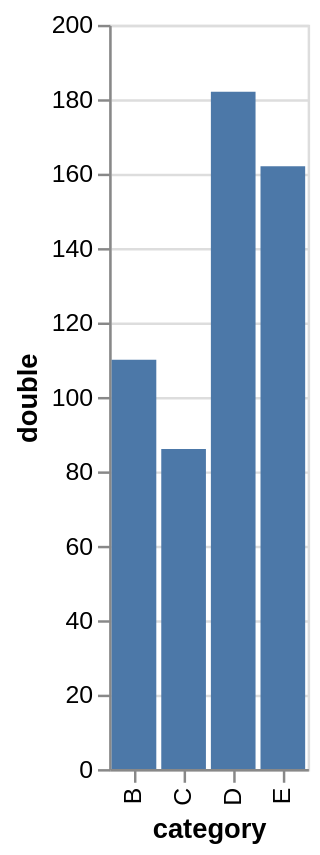

Write a Vega-Lite specification for this figure.
### Vega-Lite specification from a JSON file in a GitHub repository (floating-point values rounded to 4 significant figures)
{"$schema": "https://vega.github.io/schema/vega-lite/v6.json", "data": {"values": [{"category": "A", "value": 28}, {"category": "B", "value": 55}, {"category": "C", "value": 43}, {"category": "D", "value": 91}, {"category": "E", "value": 81}]}, "description": "Filter by expression, then calculate a column.", "encoding": {"x": {"field": "category", "type": "nominal"}, "y": {"field": "double", "type": "quantitative"}}, "mark": "bar", "transform": [{"filter": "datum.value > 30"}, {"as": "double", "calculate": "datum.value * 2"}], "usermeta": {"easel": {"standin_ratio": 0.0245, "threshold": 0.05}}}
